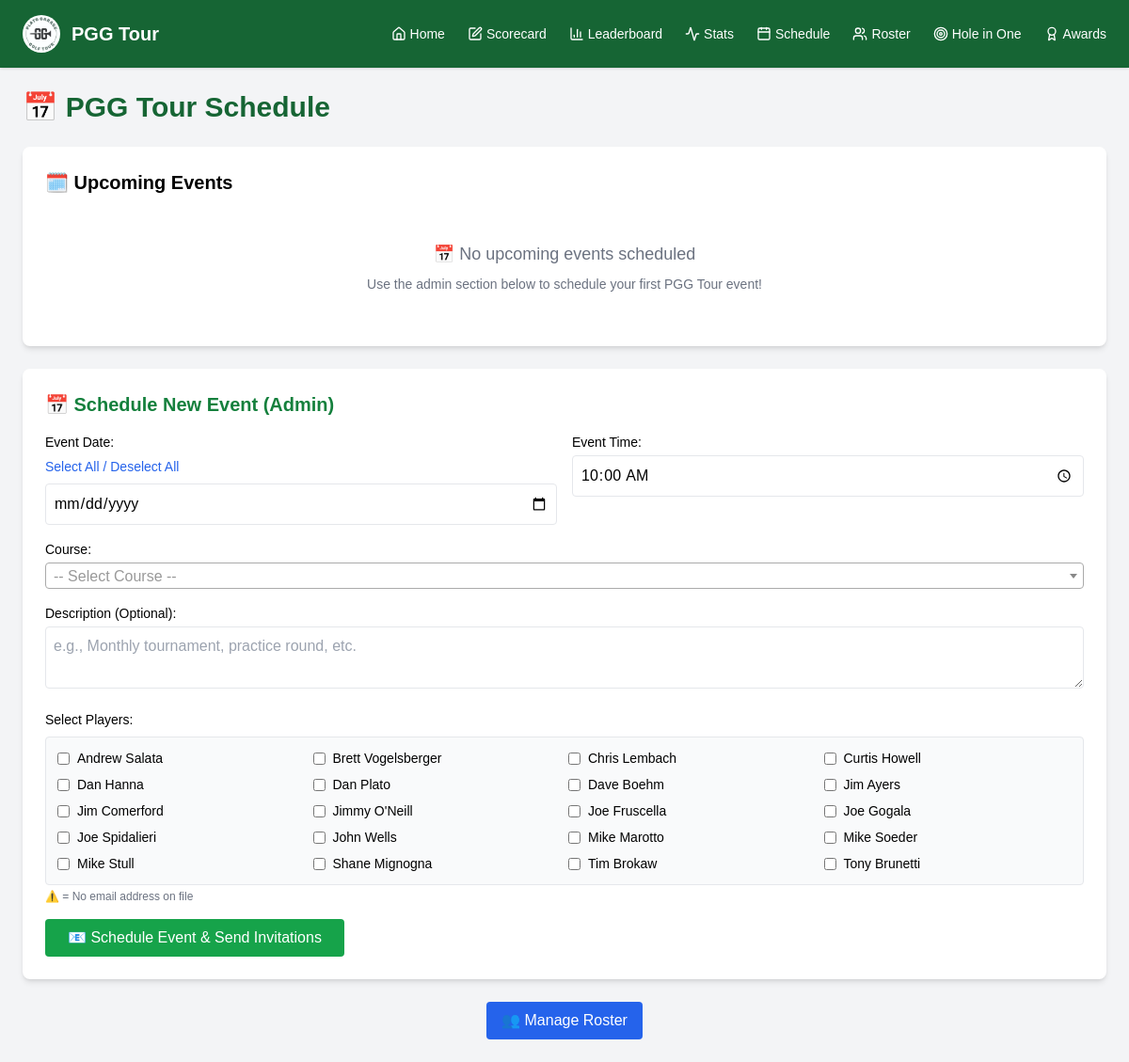
The app's page /schedule with its own data.
### tables this page shows
CREATE TABLE players (
            id INTEGER PRIMARY KEY AUTOINCREMENT,
            name TEXT UNIQUE NOT NULL,
            email TEXT,
            phone TEXT,
            active BOOLEAN DEFAULT 1,
            created_date TEXT DEFAULT CURRENT_TIMESTAMP
        );

### app.py (the view)
@app.route("/schedule")
def schedule():
    conn = sqlite3.connect("golf_scores.db")
    c = conn.cursor()
    c.execute("""
        SELECT
            e.id, e.event_date, e.event_time, e.course, e.description,
            e.max_players, e.status,
            COUNT(ep.player_id) as participant_count
        FROM events e
        LEFT JOIN event_participants ep ON e.id = ep.event_id
        WHERE e.event_date >= date('now')
        GROUP BY e.id
        ORDER BY e.event_date, e.event_time
    """)
    upcoming_events = c.fetchall()
    c.execute("SELECT id, name, email FROM players WHERE active = 1 ORDER BY name")
    players = c.fetchall()
    with open("static/course_list.json") as f:
        courses = json.load(f)
    conn.close()
    return render_template("schedule.html",
                         upcoming_events=upcoming_events,
                         players=players,
                         courses=courses,
                         datetime=datetime)

### templates/schedule.html (shortened to what this page needs)
{% extends "base.html" %}
{% block content %}
<div class="mb-6">
  <h1 class="text-3xl font-bold text-green-800">📅 PGG Tour Schedule</h1>
</div>
<div class="bg-white rounded-lg shadow-md p-6 mb-6">
  <h2 class="text-xl font-semibold mb-4">🗓️ Upcoming Events</h2>
  {% if upcoming_events %}
    <div class="space-y-4">
      {% for event_id, event_date, event_time, course, description, max_players, status, participant_count in upcoming_events %}
        <div class="border rounded-lg p-4 hover:bg-gray-50 transition">
          <div class="flex justify-between items-start">
            <div class="flex-1">
              <div class="flex items-center space-x-4 mb-2">
                <h3 class="text-lg font-semibold text-green-700">
                  📅 {{ event_date }}
                  {% if event_time %}
                    at {{ event_time }}
                  {% endif %}
                </h3>
                <span class="px-2 py-1 bg-green-100 text-green-800 rounded-full text-xs font-medium">
                  {{ status.title() }}
                </span>
              </div>
              {% if course %}
                <p class="text-gray-700 mb-1">
                  <strong>🏌️ Course:</strong> {{ course }}
                </p>
              {% endif %}
              {% if description %}
                <p class="text-gray-700 mb-1">
                  <strong>📝 Description:</strong> {{ description }}
                </p>
              {% endif %}
              <p class="text-gray-600 text-sm">
                <strong>👥 Players:</strong> {{ participant_count }} / {{ max_players }} invited
              </p>
            </div>
            <div class="text-right">
              <button onclick="showEventDetails({{ event_id }})" class="text-blue-600 hover:text-blue-800 text-sm">
                View Details
              </button>
            </div>
          </div>
        </div>
      {% endfor %}
    </div>
  {% else %}
    <div class="text-center py-8 text-gray-500">
      <p class="text-lg mb-2">📅 No upcoming events scheduled</p>
      <p class="text-sm">Use the admin section below to schedule your first PGG Tour event!</p>
    </div>
  {% endif %}
</div>
<div class="bg-white rounded-lg shadow-md p-6 mb-6">
  <h2 class="text-xl font-semibold mb-4 text-green-700">📅 Schedule New Event (Admin)</h2>
  <form method="POST" action="/schedule/create" class="space-y-4">
    <div class="grid grid-cols-1 md:grid-cols-2 gap-4">
      <div>
        <label class="block text-sm font-medium mb-1">Event Date:</label>
        <input type="date" name="event_date" required class="w-full border rounded p-2" min="{{ datetime.now().strftime('%Y-%m-%d') }}">
      </div>
      <div>
        <label class="block text-sm font-medium mb-1">Event Time:</label>
        <input type="time" name="event_time" class="w-full border rounded p-2" value="10:00">
      </div>
    </div>
    <div>
      <label class="block text-sm font-medium mb-1">Course:</label>
    </div>
    <div>
      <label class="block text-sm font-medium mb-1">Description (Optional):</label>
      <textarea name="description" rows="2" class="w-full border rounded p-2" placeholder="e.g., Monthly tournament, practice round, etc."></textarea>
    </div>
    <div>
      <label class="block text-sm font-medium mb-2">Select Players:</label>
      <div class="grid grid-cols-2 md:grid-cols-3 lg:grid-cols-4 gap-2 max-h-48 overflow-y-auto border rounded p-3 bg-gray-50">
        {% for player_id, player_name, player_email in players %}
          <label class="flex items-center space-x-2 text-sm">
            <input type="checkbox" name="players" value="{{ player_id }}" class="rounded">
            <span>{{ player_name }}</span>
          </label>
        {% endfor %}
      </div>
      <p class="text-xs text-gray-500 mt-1">⚠️ = No email address on file</p>
    </div>
    <div>
      <button type="submit" class="bg-green-600 text-white px-6 py-2 rounded hover:bg-green-700 transition">
        📧 Schedule Event & Send Invitations
      </button>
    </div>
  </form>
</div>
<div class="mt-6 text-center">
  <a href="/roster" class="inline-block bg-blue-600 text-white px-4 py-2 rounded hover:bg-blue-700 transition">
    👥 Manage Roster
  </a>
</div>
{% endblock %}

### templates/base.html (style rules this page uses)
body { font-family: Arial, sans-serif; }

### records on screen
players: name "Andrew Salata"
players: name "Brett Vogelsberger"
players: name "Chris Lembach"
players: name "Curtis Howell"
players: name "Dan Hanna"
players: name "Dan Plato"
players: name "Dave Boehm"
players: name "Jim Ayers"
players: name "Jim Comerford"
players: name "Jimmy O'Neill"
players: name "Joe Fruscella"
players: name "Joe Gogala"
players: name "Joe Spidalieri"
players: name "John Wells"
players: name "Mike Marotto"
players: name "Mike Soeder"
players: name "Mike Stull"
players: name "Shane Mignogna"
players: name "Tim Brokaw"
players: name "Tony Brunetti"
